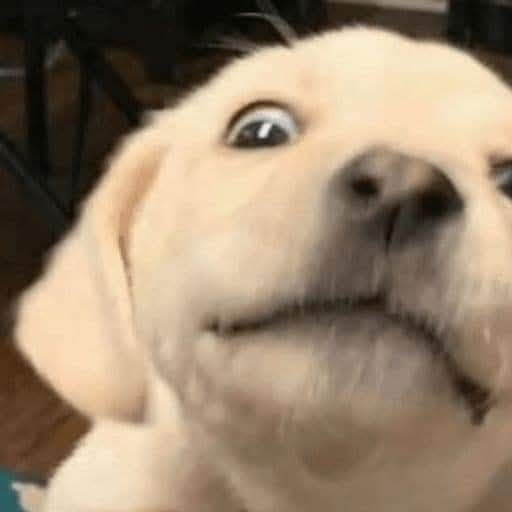
#> input picture lab2_1/image.jpg, 512 x 512 px
$ python bai1_3_negative.py
#> lines starting #> are read from the running program, lines starting #| are printed output that depends on the picture
import cv2
import numpy as np

# --- Các bước thực hiện ---
# Bước 1: Đọc ảnh từ file
# Bước 2: Áp dụng công thức âm bản: negative_pixel = 255 - original_pixel
# Bước 3: Hiển thị ảnh gốc và ảnh âm bản
# Bước 4: Chờ người dùng nhấn phím và đóng cửa sổ

# Bước 1: Đọc ảnh (có thể đọc màu hoặc xám)
image_path = 'image.jpg'
img = cv2.imread(image_path)
#> img is the input picture: shape (512, 512, 3); mean B, G, R 109.1, 131.8, 151.5

if img is None:
    print(f"Lỗi: Không thể đọc ảnh từ đường dẫn: {image_path}")
else:
    print("Đang tạo ảnh âm bản...")
    # Bước 2: Tạo ảnh âm bản
    # Phép toán này áp dụng cho từng pixel nhờ khả năng của NumPy/OpenCV
    img_negative = 255 - img
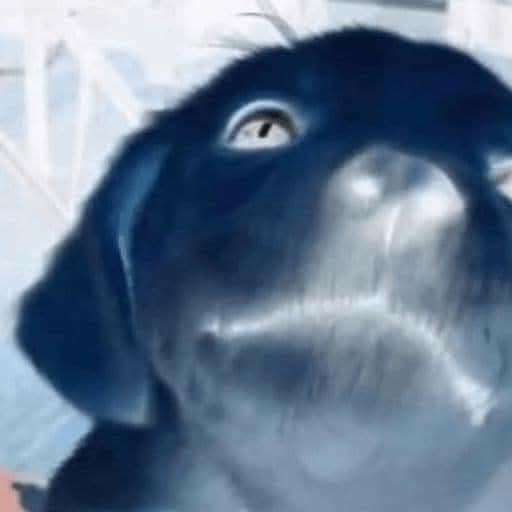
#> img_negative: shape (512, 512, 3); mean B, G, R 145.9, 123.2, 103.5

    # Bước 3: Hiển thị ảnh
    cv2.imshow('Anh Goc', img)
    cv2.imshow('Anh Am Ban (Negative)', img_negative)

    # Bước 4: Chờ và đóng
    print("\nNhấn phím bất kỳ trên cửa sổ ảnh để thoát...")
    cv2.waitKey(0)
    cv2.destroyAllWindows()
